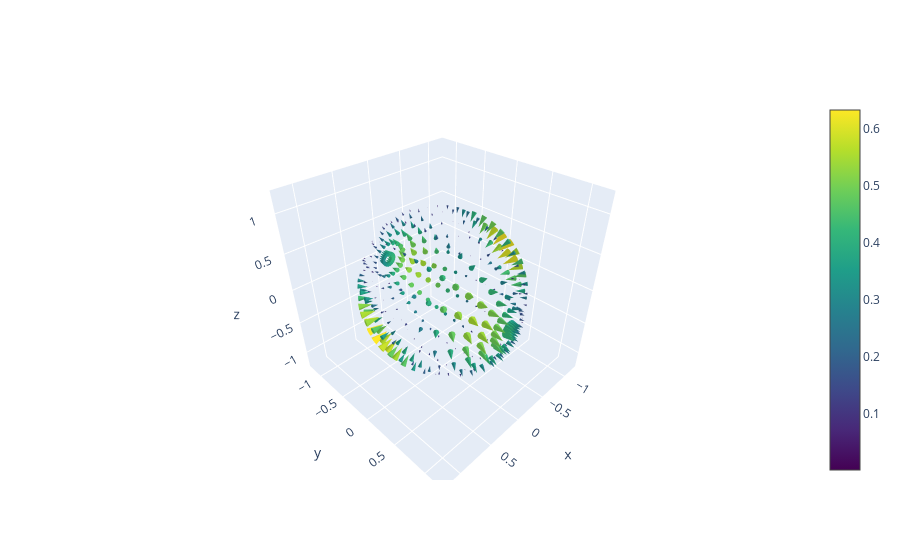

Write notebook code for a chart like this one.
### Code cell
l = 2
y_coeffs = e3nn.IrrepsArray(e3nn.s2_irreps(l)[-1], np.random.rand(2 * l + 1))
y_sig = create_vector_field(y_coeffs, basis_fn="Y", res_beta=20, res_alpha=19)

plot_vector_field(y_sig).show()

### Figure 1 — Plotly figure (JSON) as saved in the notebook; plotly's stock layout.template omitted (floating-point values rounded to 4 significant figures; data arrays with more than 128 entries replaced by an {"elided": "..."} marker saying what was removed)
{"data": [{"anchor": "tail", "colorscale": [[0, "#440154"], [0.1111, "#482878"], [0.2222, "#3e4989"], [0.3333, "#31688e"], [0.4444, "#26828e"], [0.5556, "#1f9e89"], [0.6667, "#35b779"], [0.7778, "#6ece58"], [0.8889, "#b5de2b"], [1, "#fde725"]], "showscale": true, "sizemode": "scaled", "sizeref": 5, "type": "cone", "u": {"elided": "380 float values"}, "v": {"elided": "380 float values"}, "w": {"elided": "380 float values"}, "x": {"elided": "380 float values"}, "y": {"elided": "380 float values"}, "z": {"elided": "380 float values"}}], "layout": {"scene": {"aspectmode": "data"}}}
